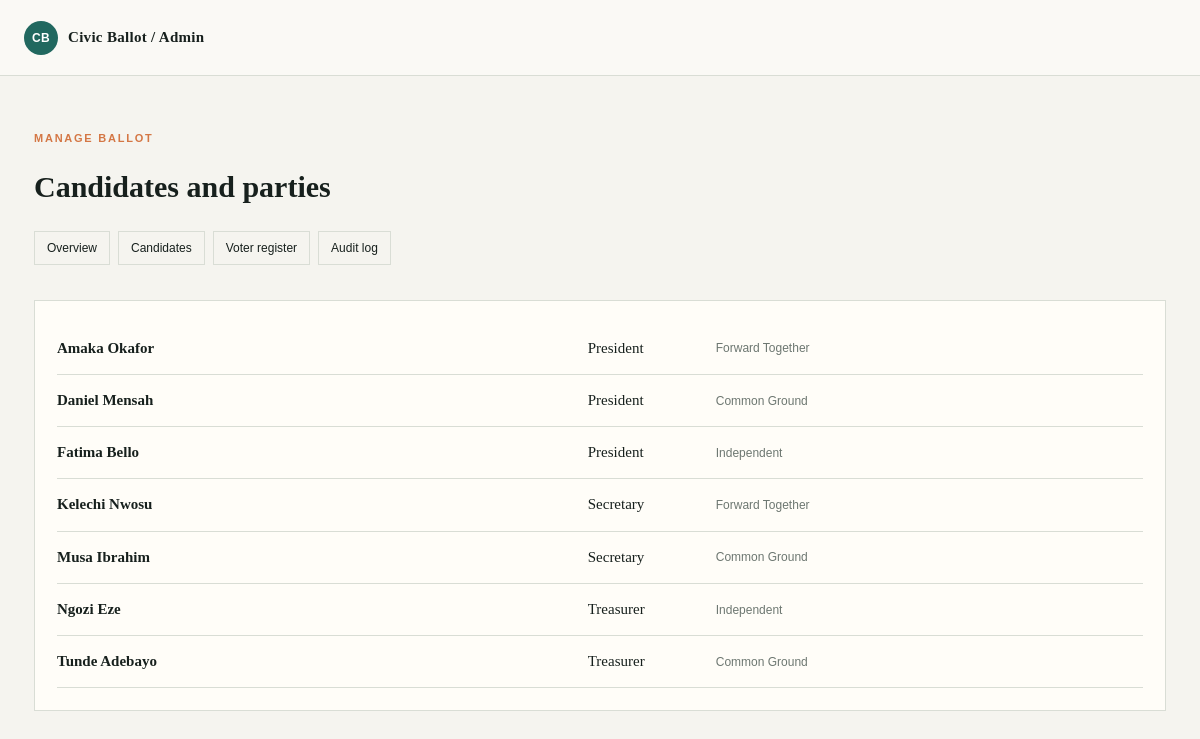
Page /admin/candidates.php on the committed database.
### tables this page shows
CREATE TABLE `candidates` (
  `id` int(10) UNSIGNED NOT NULL,
  `office_id` int(10) UNSIGNED NOT NULL,
  `party_id` int(10) UNSIGNED NOT NULL,
  `name` varchar(160) NOT NULL,
  `photo_path` varchar(255) DEFAULT NULL,
  `bio` text DEFAULT NULL
);

CREATE TABLE `offices` (
  `id` int(10) UNSIGNED NOT NULL,
  `election_id` int(10) UNSIGNED NOT NULL,
  `name` varchar(120) NOT NULL,
  `display_order` tinyint(3) UNSIGNED NOT NULL DEFAULT 1
);

CREATE TABLE `parties` (
  `id` int(10) UNSIGNED NOT NULL,
  `name` varchar(120) NOT NULL,
  `abbreviation` varchar(20) NOT NULL,
  `color` char(7) NOT NULL DEFAULT '#1f6f5b',
  `logo_path` varchar(255) DEFAULT NULL
);

### config/database.php (called while the page is built, shortened)
<?php
function db(): PDO
{
    $host = getenv('DB_HOST') ?: '127.0.0.1';
    $name = getenv('DB_NAME') ?: 'civic_ballot';
    $user = getenv('DB_USER') ?: 'civic_ballot';
    $pass = getenv('DB_PASS') ?: 'civic_ballot';
    $pdo = new PDO(
        "mysql:host={$host};dbname={$name};charset=utf8mb4",
        $user,
        $pass,
        [
            PDO::ATTR_ERRMODE => PDO::ERRMODE_EXCEPTION,
            PDO::ATTR_DEFAULT_FETCH_MODE => PDO::FETCH_ASSOC,
            PDO::ATTR_EMULATE_PREPARES => false,
        ]
    );
    return $pdo;
}

### config/app.php (called while the page is built, shortened)
<?php
require_once __DIR__ . '/database.php';
function e(string $value): string { return htmlspecialchars($value, ENT_QUOTES, 'UTF-8'); }

### admin/candidates.php (the view)
<?php require_once '../config/app.php'; $pageTitle = 'Candidates'; $rows = db()->query('SELECT c.name, o.name office_name, p.name party_name FROM candidates c JOIN offices o ON o.id = c.office_id JOIN parties p ON p.id = c.party_id ORDER BY o.display_order, c.id')->fetchAll(); ?><!doctype html><html lang="en"><head><meta charset="utf-8"><meta name="viewport" content="width=device-width,initial-scale=1"><title><?= e($pageTitle) ?></title><link rel="stylesheet" href="../assets/style.css"></head><body><header class="topbar"><a class="brand" href="../index.php"><span class="brand-mark">CB</span><span>Civic Ballot / Admin</span></a></header><main class="shell"><div class="eyebrow">Manage ballot</div><h1>Candidates and parties</h1><div class="admin-nav"><a href="index.php">Overview</a><a href="candidates.php">Candidates</a><a href="voters.php">Voter register</a><a href="audit-log.php">Audit log</a></div><div class="panel"><?php foreach ($rows as $row): ?><div class="results-row"><strong><?= e($row['name']) ?></strong><span><?= e($row['office_name']) ?></span><span class="party"><?= e($row['party_name']) ?></span></div><?php endforeach; ?></div></main></body></html>

### assets/style.css (style rules this page uses)
:root { --ink:#17201d;--muted:#6d7771;--paper:#f5f4ef;--panel:#fffdf8;--line:#d9ddd5;--teal:#21685f;--orange:#d47745;--cream:#ebe7db }
* { box-sizing:border-box }
body { margin:0;background:var(--paper);color:var(--ink);font:15px/1.55 Georgia,serif }
.topbar { height:76px;padding:0 max(24px,calc((100vw - 1180px)/2));display:flex;align-items:center;justify-content:space-between;border-bottom:1px solid var(--line);background:#faf9f5 }
.brand,nav a { color:inherit;text-decoration:none }
.brand { display:flex;align-items:center;gap:10px;font-weight:bold;letter-spacing:.02em }
.brand-mark { display:grid;place-items:center;width:34px;height:34px;border-radius:50%;background:var(--teal);color:#fff;font:700 12px Arial,sans-serif }
.shell { max-width:1180px;margin:0 auto;padding:56px 24px 76px }
.eyebrow { color:var(--orange);font:700 11px Arial,sans-serif;letter-spacing:.16em;text-transform:uppercase }
.panel,.candidate { background:var(--panel);border:1px solid var(--line);padding:22px }
.party { font:12px Arial,sans-serif;color:var(--muted) }
.results-row { display:grid;grid-template-columns:1.2fr 110px 1fr;gap:18px;align-items:center;padding:14px 0;border-bottom:1px solid var(--line) }
.admin-nav { display:flex;gap:8px;flex-wrap:wrap;margin:20px 0 35px }
.admin-nav a { padding:9px 12px;border:1px solid var(--line);text-decoration:none;color:var(--ink);font:12px Arial,sans-serif }

### rows in the picture
candidates: name "Amaka Okafor", office.name "President", party.name "Forward Together"
candidates: name "Daniel Mensah", office.name "President", party.name "Common Ground"
candidates: name "Fatima Bello", office.name "President", party.name "Independent"
candidates: name "Kelechi Nwosu", office.name "Secretary", party.name "Forward Together"
candidates: name "Musa Ibrahim", office.name "Secretary", party.name "Common Ground"
candidates: name "Ngozi Eze", office.name "Treasurer", party.name "Independent"
candidates: name "Tunde Adebayo", office.name "Treasurer", party.name "Common Ground"
